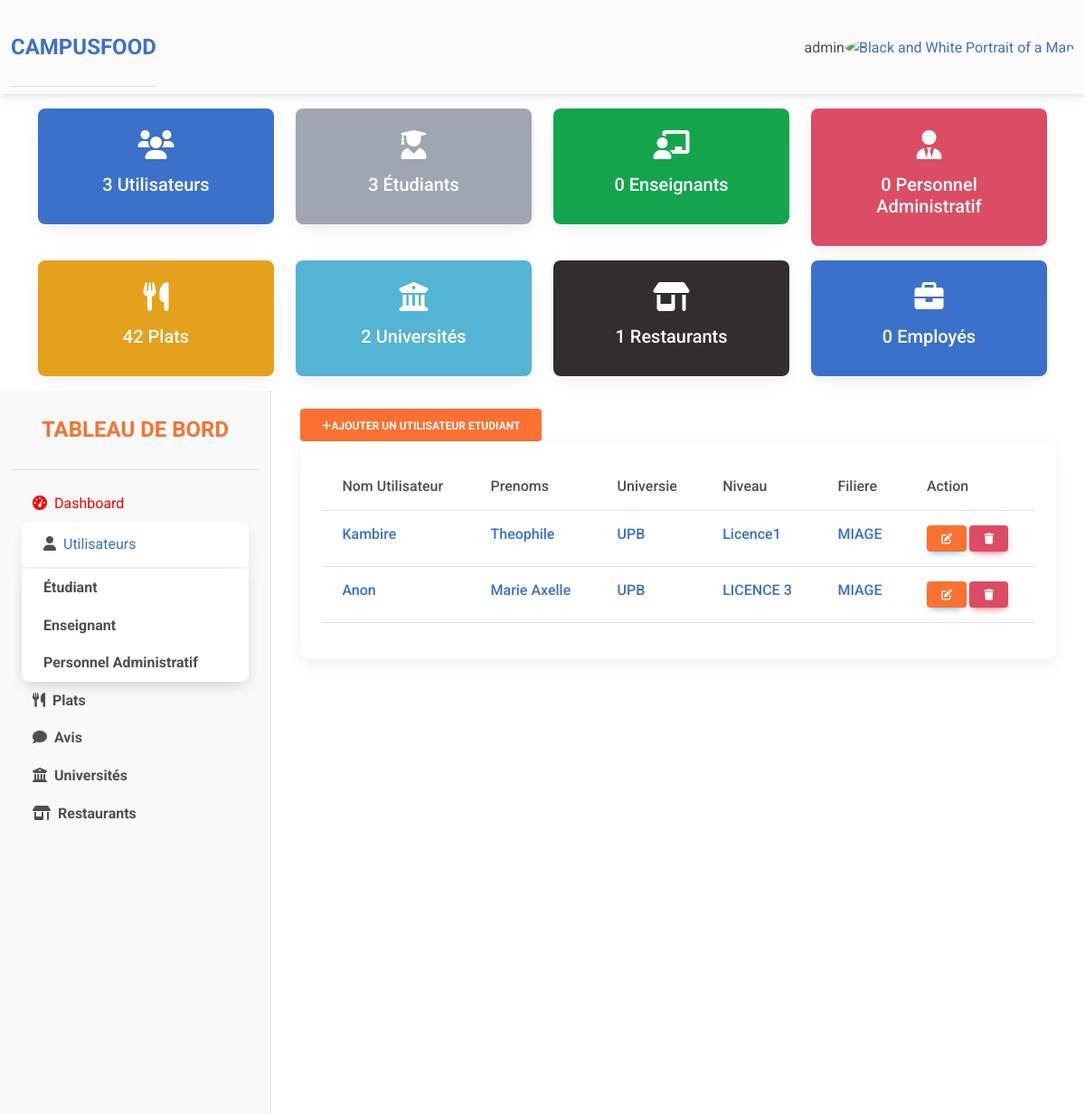
The app's page /my-admin/my-etudiants (signed in), older data.
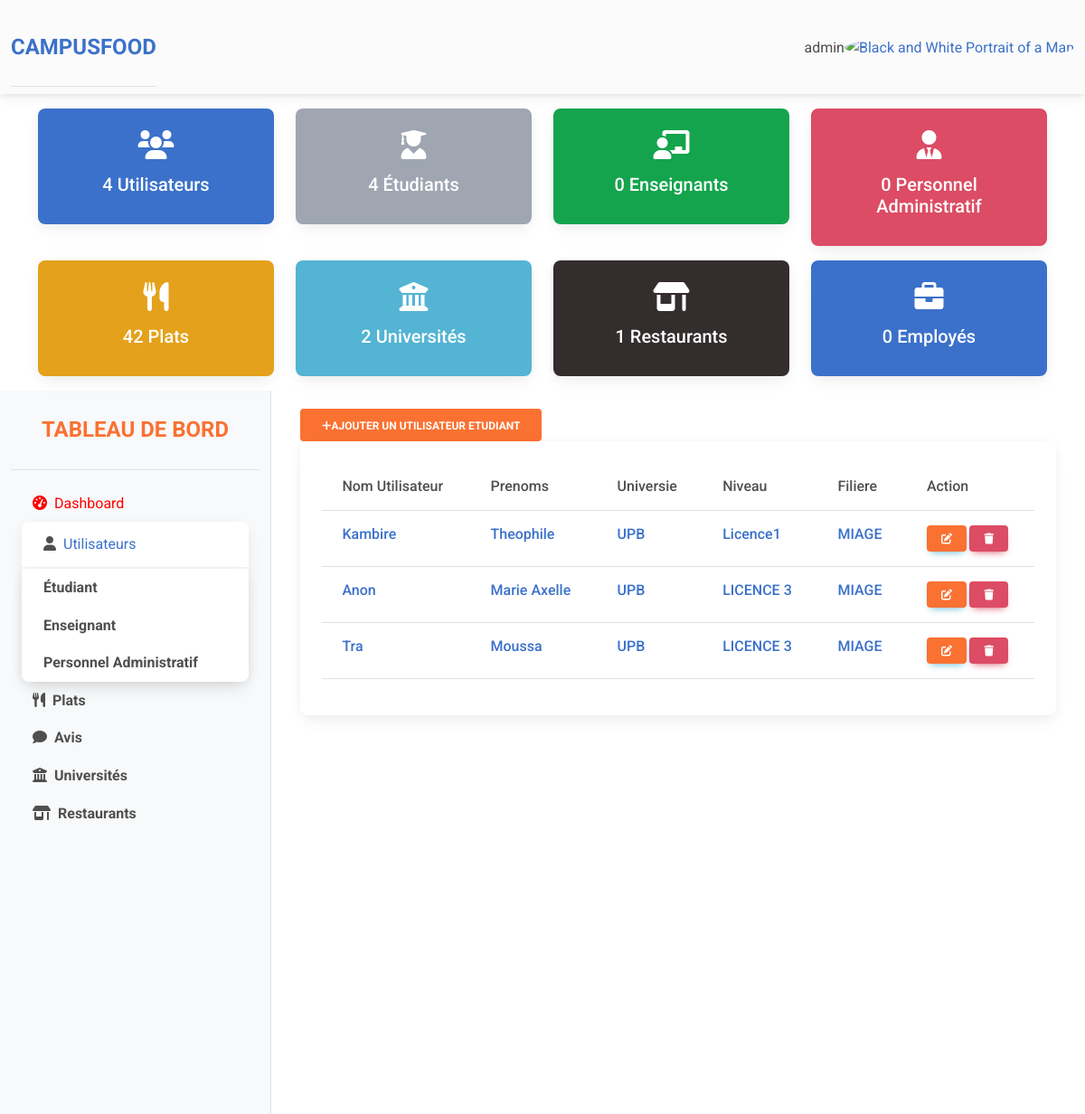
The same page, newer data.
### cfoodapp/models.py (models this page shows, shortened)
class CustomUser(AbstractUser):
    TYPE_UTILISATEUR_CHOICES = [
        ('etudiant', 'Étudiant'),
        ('professeur', 'Professeur'),
        ('adminpersonnel', 'Personnel administratif'),
    ]
    type_utilisateur = models.CharField(max_length=20, choices=TYPE_UTILISATEUR_CHOICES, default='etudiant')
    numero = models.CharField(max_length=15, blank=True)
    choix_universite = (
        ('UPB', 'Université Polytechnique de Bingerville'),
        ('UIA', 'Institut Universitaire dAbidjan'),
        ('UNA', 'Université Nangui Abrogoua'),
        ('UFHB', 'Université Felix Houphouet Boigny'),
    )
    universite = models.CharField(max_length=255, choices=choix_universite, blank=True)
    groups = models.ManyToManyField(Group, related_name='custom_user_groups')
    user_permissions = models.ManyToManyField(Permission, related_name='custom_user_permissions')

class Etudiant(models.Model):
    user = models.OneToOneField(CustomUser, on_delete=models.CASCADE)
    niveau = models.CharField(max_length=255)
    filiere = models.CharField(max_length=255)
    annee_etude = models.IntegerField()
    def __str__(self):
        return f"{self.user.last_name}"

### admin_app/views.py (the view)
# urls.py: path('my-etudiants', usersEtudiant, name="all-etudiants"),
@login_required
def usersEtudiant(request):
    if not request.user.is_superuser:
        return redirect("home")
    list_user = CustomUser.objects.all()
    list_etudiant = Etudiant.objects.all()
    list_persAdmin = PersonnelAdministration.objects.all()
    list_enseignant = Enseignant.objects.all()
    context = {
        "utilisateurs": list_user,
        "etudiants": list_etudiant,
        "administrations": list_persAdmin,
        "enseignants": list_enseignant,
        'total_users': CustomUser.objects.count(),
        'total_etudiants': CustomUser.objects.filter(type_utilisateur='etudiant').count(),
        'total_enseignants': CustomUser.objects.filter(type_utilisateur='enseignant').count(),
        'total_personnel': CustomUser.objects.filter(type_utilisateur='personnel_administratif').count(),
        'total_plats': Plat.objects.count(),
        'total_universites': Universite.objects.count(),
        'total_restaurants': Restaurant.objects.count(),
        'total_employes': Employe.objects.count(),
    }
    return render(request, "db_objects/db-etudiants.html", context)

### admin_app/templates/db_objects/db-etudiants.html (shortened to what this page needs)
{% extends "partials/base.html" %}
{% block content %}
<div class="dashboard-content col-lg-9 col-md-8" id="content-wrapper">
    <div class="container">
        <div class="row">
            <div class="col-md-12"><a href="{% url "ajouter-etudiant" %}" class="btn btn-secondary float-right " style="background-color:  rgb(250, 113, 49); color: white; font-weight: bold;"><i class="fas fa-plus"></i>Ajouter un utilisateur Etudiant</a></div>
            <div class="col-md-12">
                {% if utilisateurs %}
                <div class="card">
                    <div class="card-body">
                        <table class="table table-hover">
                            <thead>
                                <tr>
                                    <th class="h6">Nom Utilisateur</th>
                                    <th class="h6">Prenoms</th>
                                    <th class="h6">Universie</th>
                                    <th class="h6">Niveau</th>
                                    <th class="h6">Filiere</th>
                                    <th class="h6">Action</th>
                                </tr>
                            </thead>
                            <tbody>
                                {% for etudiant in etudiants %}
                                    <td class="h6"><a href="">{{etudiant}}</a></td>
                                    <td class="h6"><a href="">{{etudiant.user.first_name}}</a></td>
                                    <td class="h6"><a href="">{{etudiant.user.universite}}</a></td>
                                    <td class="h6"><a href="">{{etudiant.niveau}}</a></td>
                                    <td class="h6"><a href="">{{etudiant.filiere}}</a></td>
                                    <td>
                                        <a href="{% url "modifier-etudiant"  etudiant.id%}" class="btn btn-info btn-sm" style="background-color:  rgb(250, 113, 49);"><i class="fas fa-edit"></i></a>
                                        <a href="{% url "supprimer-etudiant" etudiant.id%}" class="btn btn-danger  btn-sm"><i class="fas fa-trash"></i></a>
                                    </td>
                                {% endfor %}
                            </tbody>
                        </table>
                    </div>
                </div>
                {% else %}
                <h3>Vous n aver pas d article</h3>
                {% endif %}
            </div>
        </div>
    </div>
</div>
{% endblock  %}

### admin_app/templates/partials/base.html (shortened to what this page needs)
<!DOCTYPE html>
{% load static %}
<html lang="en">
<head>
    <link rel="stylesheet" href="https://cdnjs.cloudflare.com/ajax/libs/font-awesome/5.15.4/css/all.min.css">
    <link rel="stylesheet" href="{% static 'css/bootstrap.min.css' %}">
    <link href="https://cdn.jsdelivr.net/npm/bootstrap@5.2.3/dist/css/bootstrap.min.css" rel="stylesheet">
    <link rel="stylesheet" href="https://cdnjs.cloudflare.com/ajax/libs/font-awesome/6.0.0/css/all.min.css">
    <link rel="stylesheet" href="{% static 'css/mdb.min.css' %}">
</head>
<body>
    {% include "_navadmin.html" %}
    {% if user.is_authenticated %}
    <div class="container-fluid">
        <div class="row">
            {% if user.is_authenticated %}
            <div class="col-lg-3 col-md-4" id="sidebar-wrapper">
                <div class="sidebar-heading text-center py-4 primary-text fs-4 fw-bold text-uppercase border-bottom" >Tableau de Bord</div>
                <div class="list-group list-group-flush my-3">
                    <a href="#" class="list-group-item list-group-item-action bg-transparent second-text active" style="color: red;"><i class="fas fa-tachometer-alt me-2"></i>Dashboard</a>
                    <div class="container">
                        <div class="row">
                            <div class="col-md-12">
                                <div class="card">
                                    <div class="card-header">
                                        <i class="fas fa-user me-2"></i><a href="{% url "all-users" %}">Utilisateurs</a>
                                    </div>
                                    <div class="card body">
                                        <a class="list-group-item list-group-item-action bg-transparent second-text fw-bold" href="{% url "all-etudiants" %}">Étudiant</a>
                                        <a class="list-group-item list-group-item-action bg-transparent second-text fw-bold" href="{% url "all-enseignants" %}">Enseignant</a>
                                        <a class="list-group-item list-group-item-action bg-transparent second-text fw-bold" href="{% url "all-personnels" %}">Personnel Administratif</a>
                                    </div>
                                </div>
                            </div>
                        </div>
                    </div>
                    <a href="{% url 'my-articles' %}" class="list-group-item list-group-item-action bg-transparent second-text fw-bold"><i class="fas fa-utensils me-2"></i>Plats</a>
                    <a href="#" class="list-group-item list-group-item-action bg-transparent second-text fw-bold"><i class="fas fa-comment me-2"></i>Avis</a>
                    <a href="#" class="list-group-item list-group-item-action bg-transparent second-text fw-bold"><i class="fas fa-university me-2"></i>Universités</a>
                    <a href="#" class="list-group-item list-group-item-action bg-transparent second-text fw-bold"><i class="fas fa-store-alt me-2"></i>Restaurants</a>
                </div>
            </div>
            {% block content %}{% endblock  %}
            {% endif %}
        </div>
    </div>
    {% endif %}
</body>
</html>

### admin_app/templates/_navadmin.html (shortened to what this page needs)
<nav class="navbar navbar-expand-lg navbar-light bg-body-tertiary">
    <div class="container-fluid">
      <div class="collapse navbar-collapse" id="navbarSupportedContent">
        <div class="sidebar-heading text-center py-4 primary-text fs-4 fw-bold text-uppercase border-bottom" ><a href="{% url "dashboard" %}">CAMPUSFOOD</a></div>
      </div>
      <div class="d-flex align-items-center">
        {% if user.is_authenticated %}
        <span>{{user.username}}</span>
        {% endif %}
        <div class="dropdown">
          <a
            data-mdb-dropdown-init
            class="dropdown-toggle d-flex align-items-center hidden-arrow"
            href="#"
            id="navbarDropdownMenuAvatar"
            role="button"
            aria-expanded="false"
          >
            <img
              src="https://mdbcdn.b-cdn.net/img/new/avatars/2.webp"
              class="rounded-circle"
              height="25"
              alt="Black and White Portrait of a Man"
              loading="lazy"
            />
          </a>
        </div>
      </div>
    </div>
</nav>
{% if user.is_authenticated %}
<div class="container mt-3">
  <div class="row">
      <div class="col-lg-3 col-md-4">
          <div class="card text-white bg-primary mb-3">
              <div class="card-body text-center">
                  <i class="fas fa-users fa-2x mb-3"></i>
                  <h5 class="card-title">{{ total_users }} Utilisateurs</h5>
              </div>
          </div>
      </div>
      <div class="col-lg-3 col-md-4">
          <div class="card text-white bg-secondary mb-3">
              <div class="card-body text-center">
                  <i class="fas fa-user-graduate fa-2x mb-3"></i>
                  <h5 class="card-title">{{ total_etudiants }} Étudiants</h5>
              </div>
          </div>
      </div>
      <div class="col-lg-3 col-md-4">
          <div class="card text-white bg-success mb-3">
              <div class="card-body text-center">
                  <i class="fas fa-chalkboard-teacher fa-2x mb-3"></i>
                  <h5 class="card-title">{{ total_enseignants }} Enseignants</h5>
              </div>
          </div>
      </div>
      <div class="col-lg-3 col-md-4">
          <div class="card text-white bg-danger mb-3">
              <div class="card-body text-center">
                  <i class="fas fa-user-tie fa-2x mb-3"></i>
                  <h5 class="card-title">{{ total_personnel }} Personnel Administratif</h5>
              </div>
          </div>
      </div>
      <div class="col-lg-3 col-md-4">
          <div class="card text-white bg-warning mb-3">
              <div class="card-body text-center">
                  <i class="fas fa-utensils fa-2x mb-3"></i>
                  <h5 class="card-title">{{ total_plats }} Plats</h5>
              </div>
          </div>
      </div>
      <div class="col-lg-3 col-md-4">
          <div class="card text-white bg-info mb-3">
              <div class="card-body text-center">
                  <i class="fas fa-university fa-2x mb-3"></i>
                  <h5 class="card-title">{{ total_universites }} Universités</h5>
              </div>
          </div>
      </div>
      <div class="col-lg-3 col-md-4">
          <div class="card text-white bg-dark mb-3">
              <div class="card-body text-center">
                  <i class="fas fa-store-alt fa-2x mb-3"></i>
                  <h5 class="card-title">{{ total_restaurants }} Restaurants</h5>
              </div>
          </div>
      </div>
      <div class="col-lg-3 col-md-4">
          <div class="card text-white bg-primary mb-3">
              <div class="card-body text-center">
                  <i class="fas fa-briefcase fa-2x mb-3"></i>
                  <h5 class="card-title">{{ total_employes }} Employés</h5>
              </div>
          </div>
      </div>
  </div>
</div>
{% endif %}

### admin_app/templates/partials/base.html (style rules this page uses)
#sidebar-wrapper { min-height: 100vh; border-right: 1px solid #dee2e6; background-color: #f8f9fa; }
#sidebar-wrapper .list-group-item { border: none; }
#content-wrapper { min-height: 100vh; background-color: #fff; }
.dashboard-content { padding: 20px; }
.sidebar-heading { color: rgb(250, 113, 49) }

Row changes from the older to the newer data that the page shows:
added Etudiant: user.last_name "Tra", user.first_name "Moussa", user.universite "UPB", niveau "LICENCE 3", filiere "MIAGE"
Text that changed along with them:
{{ total_users }}: "3" → "4"
{{ total_etudiants }}: "3" → "4"
